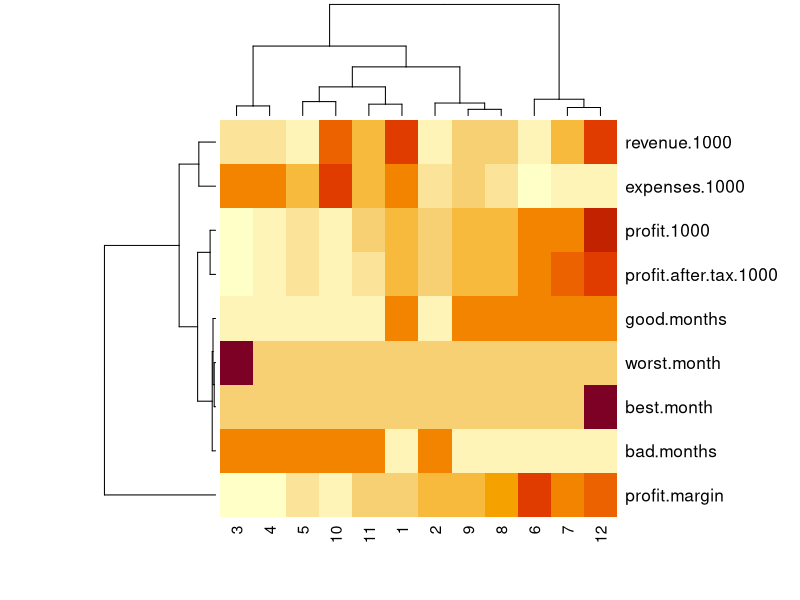

This figure's R source:
# Scenario: You are a Data Scientist working for a consulting firm.
# One of your colleagues from the Auditing Department has asked you
# to help them assess the financial statement of organization X.
# 
# You have been supplied with two vector of data: mounthly revenue and
# expenses for the financial year in quiestion. Your task is to calculate
# the following financial matrics:
#   
# - profit for each mounth
# - profit after tax for each month (the tax rate is 30%)
# - profit margin for each month - equal to profit after tax divided by revenue
# - good months - where the profit after tax was greater than the mean for the year
# - bad months - where the profit after tax was less then the mean for years
# - the best month - where the profit after tax was max for the year
# - the worst month - where the profit after tax was min for the year
# 
# All results need to be presented as vectors.
# 
# Results for dollar values need to be calculate with $0.01 precision, but need to be
# presented in Units of $1,000(i.e. 1k) with no decimal point.
# 
# Results for the profit margin ratio needed to be presented in units of % with no
# decimal points.
# 
# Note: Your collegue has warned you that it is okay for tax for any given month to be
# negative (in accounting terms, negative tax translates into a deferred tax asset).
# 
# Hint 1
# Use:
#   round()
# mean()
# max()
# min()

#Data
revenue <- c(14574.49, 7606.46, 8611.41, 9175.41, 8058.65, 8105.44, 11496.28, 9766.09, 10305.32, 14379.96, 10713.97, 15433.50)
expenses <- c(12051.82, 5695.07, 12319.20, 12089.72, 8658.57, 840.20, 3285.73, 5821.12, 6976.93, 16618.61, 10054.37, 3803.96)

#Solution
#Calculate Profit As The Differences Between Revenue And Expenses
profit <- revenue - expenses
profit

#Calculate Tax As 30% Of Profit And Round To 2 Decimal Points
tax <- round(0.30 * profit, 2)
tax 

#Calculate Profit Remaining After Tax Is Deducted
profit.after.tax <- profit - tax
profit.after.tax

#Calculate The Profit Margin As Profit After Tax Over Revenue
#Round To 2 Decimal Points, Then Multiply By 100 To Get %
profit.margin <- round(profit.after.tax / revenue, 2) * 100
profit.margin

#Calculate The Mean Profit After Tax For The 12 Months
mean_pat <- mean(profit.after.tax)
mean_pat

#Find The Months With Above-Mean Profit After Tax
good.months <- profit.after.tax > mean_pat
good.months

#Bad Months Are The Opposite Of Good Months !
bad.months <- !good.months
bad.months

#The Best Month Is Where Profit After Tax Was Equal To The Maximum
best.month <- profit.after.tax == max(profit.after.tax)
best.month

#The Worst Month Is Where Profit After Tax Was Equal To The Minimum
worst.month <- profit.after.tax == min(profit.after.tax)
worst.month

#Convert All Calculations To Units Of One Thousand Dollars
revenue.1000 <- round(revenue / 1000, 0)
expenses.1000 <- round(expenses / 1000, 0)
profit.1000 <- round(profit / 1000, 0)
profit.after.tax.1000 <- round(profit.after.tax / 1000, 0)

#Print Results
revenue.1000
expenses.1000
profit.1000
profit.after.tax.1000
profit.margin
good.months
bad.months
best.month
worst.month

#BONUS:
#Preview Of What's Coming In The Next Section
M <- rbind(
  revenue.1000,
  expenses.1000,
  profit.1000,
  profit.after.tax.1000,
  profit.margin,
  good.months,
  bad.months,
  best.month,
  worst.month
)

#Print The Matrix
cols = unlist(lapply(1:12, FUN=as.character))
cols
heatmap(M, revR=F)
